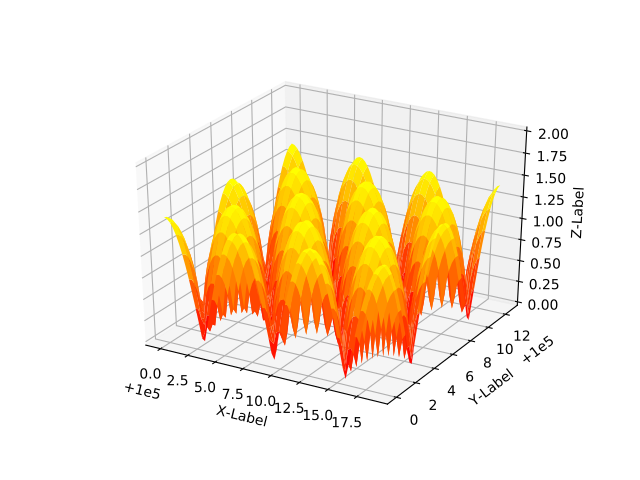

This chart was generated by the following Python code:
from mpl_toolkits.mplot3d import Axes3D
import matplotlib.pyplot as plt
import numpy as np

# This example demonstrates mplot3d's offset text display.
# As one rotates the 3D figure, the offsets should remain oriented
# same way as the axis label, and should also be located "away"
# from the center of the plot.
#
# This demo triggers the display of the offset text for the x and
# y axis by adding 1e5 to X and Y. Anything less would not
# automatically trigger it.

fig = plt.figure()
ax = fig.gca(projection='3d')
X, Y = np.mgrid[0:6*np.pi:0.25, 0:4*np.pi:0.25]
Z = np.sqrt(np.abs(np.cos(X) + np.cos(Y)))

surf = ax.plot_surface(X + 1e5, Y + 1e5, Z, cmap='autumn', cstride=2, rstride=2)
ax.set_xlabel("X-Label")
ax.set_ylabel("Y-Label")
ax.set_zlabel("Z-Label")
ax.set_zlim(0, 2)

plt.show()
